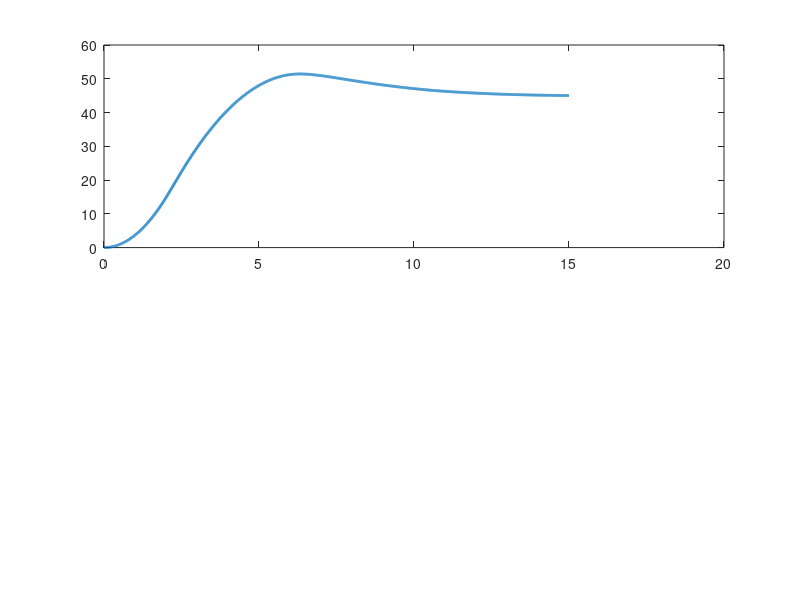

Here is the MATLAB script that generated this plot: (Note: this script raises an error after producing the figure.)
clear; clc; close all;


J  = 0.05;          
Tdist = 0.0015;  
sigma_w = deg2rad(0.2);
tau_max = 0.005;
Kp = 0.05;         
Kd = 0.10;          
Ki = 0.009;         

A = [0, 1; 0, 0];
B = [0; 1/J];
Q = diag([1, 0.1]);
R = 10000;
K_lqr = lqr(A, B, Q, R);


dt = 0.01;         
t  = 0:dt:15;       
N  = length(t);


theta_ref = deg2rad(45);  
int_error = 0;
theta     = zeros(1, N);  
omega     = zeros(1, N);   
tau       = zeros(1, N);   


for k = 1:N-1
    
    error = theta_ref - theta(k);
    int_error = int_error + error * dt;
    int_error = max(min(int_error, 0.3), -0.3);
    noise = sigma_w * randn;

    tau_cmd = - Kd*(omega(k) + noise) + Kp*error + Ki*int_error;

    if tau_cmd > tau_max
        tau(k) = tau_max;
    elseif tau_cmd < -tau_max
        tau(k) = -tau_max;
    else
        tau(k) = tau_cmd;
    end
    tau_output = tau(k) + Tdist;
    alpha = tau_output / J;
    
    omega(k+1) = omega(k) + alpha*dt;
    theta(k+1) = theta(k) + omega(k)*dt;

end
error = theta_ref - theta(k);
int_error = int_error + error * dt;
int_error = max(min(int_error, 0.3), -0.3);
noise = sigma_w * randn;
tau(N) = Kp*error - Kd*(omega(N) + noise) + Ki*int_error;




figure;
subplot(2,1,1);
plot(t, rad2deg(theta), 'LineWidth', 2); hold on;
yline(45, '--r', 'Target (45 deg)');
ylabel('Attitude Angle (deg)'); grid on;
title('1-Axis CubeSat Attitude: Saturated PID, Disturbance, Anti-Windup & Gyro Noise');

subplot(2,1,2);
plot(t, tau * 1000, 'LineWidth', 2);
ylabel('Wheel Torque (mN\cdotm)'); xlabel('Time (s)'); grid on;

exportgraphics(gcf, 'cubesat_results.png', 'Resolution', 300);
